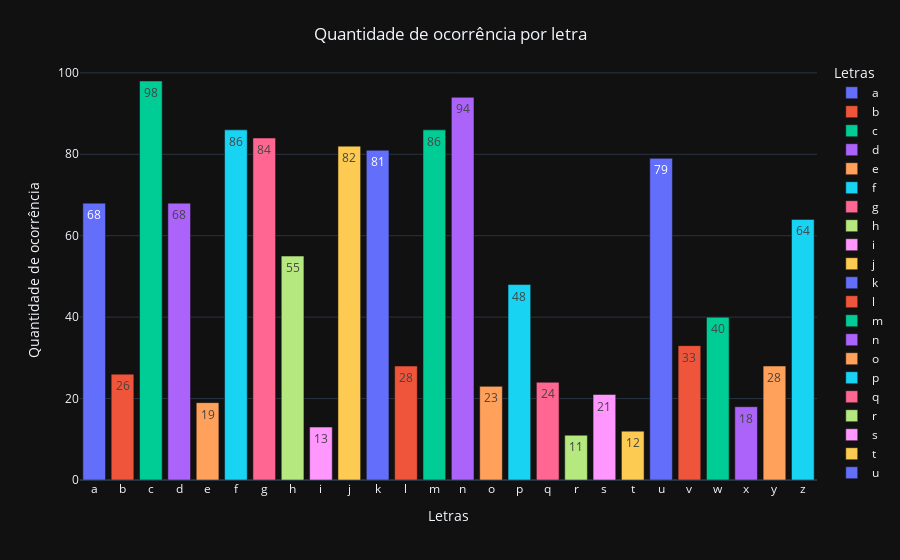

Write notebook code for a chart like this one.
### Code cell
# Plotando e personalizando o gráfico de barras

fig_2 = px.bar(x = letras, 
               y = num, 
               text = num, 
               color = letras)

fig_2.update_layout(  xaxis_title = "Letras",
                      yaxis_title = "Quantidade de ocorrência",
                      legend_title = "Letras",
                      template = 'plotly_dark',
                      title = {'text': "Quantidade de ocorrência por letra",
                            'y':0.95,
                            'x':0.5,
                            'xanchor': 'center',
                            'yanchor': 'top',
                            })

fig_2.show()

### Figure 1 — Plotly figure (JSON) as saved in the notebook; plotly's stock layout.template omitted (floating-point values rounded to 4 significant figures)
{"data": [{"alignmentgroup": "True", "hovertemplate": "color=a<br>x=%{x}<br>y=%{y}<br>text=%{text}<extra></extra>", "legendgroup": "a", "marker": {"color": "#636efa", "pattern": {"shape": ""}}, "name": "a", "offsetgroup": "a", "orientation": "v", "showlegend": true, "text": [68], "textposition": "auto", "type": "bar", "x": ["a"], "xaxis": "x", "y": [68], "yaxis": "y"}, {"alignmentgroup": "True", "hovertemplate": "color=b<br>x=%{x}<br>y=%{y}<br>text=%{text}<extra></extra>", "legendgroup": "b", "marker": {"color": "#EF553B", "pattern": {"shape": ""}}, "name": "b", "offsetgroup": "b", "orientation": "v", "showlegend": true, "text": [26], "textposition": "auto", "type": "bar", "x": ["b"], "xaxis": "x", "y": [26], "yaxis": "y"}, {"alignmentgroup": "True", "hovertemplate": "color=c<br>x=%{x}<br>y=%{y}<br>text=%{text}<extra></extra>", "legendgroup": "c", "marker": {"color": "#00cc96", "pattern": {"shape": ""}}, "name": "c", "offsetgroup": "c", "orientation": "v", "showlegend": true, "text": [98], "textposition": "auto", "type": "bar", "x": ["c"], "xaxis": "x", "y": [98], "yaxis": "y"}, {"alignmentgroup": "True", "hovertemplate": "color=d<br>x=%{x}<br>y=%{y}<br>text=%{text}<extra></extra>", "legendgroup": "d", "marker": {"color": "#ab63fa", "pattern": {"shape": ""}}, "name": "d", "offsetgroup": "d", "orientation": "v", "showlegend": true, "text": [68], "textposition": "auto", "type": "bar", "x": ["d"], "xaxis": "x", "y": [68], "yaxis": "y"}, {"alignmentgroup": "True", "hovertemplate": "color=e<br>x=%{x}<br>y=%{y}<br>text=%{text}<extra></extra>", "legendgroup": "e", "marker": {"color": "#FFA15A", "pattern": {"shape": ""}}, "name": "e", "offsetgroup": "e", "orientation": "v", "showlegend": true, "text": [19], "textposition": "auto", "type": "bar", "x": ["e"], "xaxis": "x", "y": [19], "yaxis": "y"}, {"alignmentgroup": "True", "hovertemplate": "color=f<br>x=%{x}<br>y=%{y}<br>text=%{text}<extra></extra>", "legendgroup": "f", "marker": {"color": "#19d3f3", "pattern": {"shape": ""}}, "name": "f", "offsetgroup": "f", "orientation": "v", "showlegend": true, "text": [86], "textposition": "auto", "type": "bar", "x": ["f"], "xaxis": "x", "y": [86], "yaxis": "y"}, {"alignmentgroup": "True", "hovertemplate": "color=g<br>x=%{x}<br>y=%{y}<br>text=%{text}<extra></extra>", "legendgroup": "g", "marker": {"color": "#FF6692", "pattern": {"shape": ""}}, "name": "g", "offsetgroup": "g", "orientation": "v", "showlegend": true, "text": [84], "textposition": "auto", "type": "bar", "x": ["g"], "xaxis": "x", "y": [84], "yaxis": "y"}, {"alignmentgroup": "True", "hovertemplate": "color=h<br>x=%{x}<br>y=%{y}<br>text=%{text}<extra></extra>", "legendgroup": "h", "marker": {"color": "#B6E880", "pattern": {"shape": ""}}, "name": "h", "offsetgroup": "h", "orientation": "v", "showlegend": true, "text": [55], "textposition": "auto", "type": "bar", "x": ["h"], "xaxis": "x", "y": [55], "yaxis": "y"}, {"alignmentgroup": "True", "hovertemplate": "color=i<br>x=%{x}<br>y=%{y}<br>text=%{text}<extra></extra>", "legendgroup": "i", "marker": {"color": "#FF97FF", "pattern": {"shape": ""}}, "name": "i", "offsetgroup": "i", "orientation": "v", "showlegend": true, "text": [13], "textposition": "auto", "type": "bar", "x": ["i"], "xaxis": "x", "y": [13], "yaxis": "y"}, {"alignmentgroup": "True", "hovertemplate": "color=j<br>x=%{x}<br>y=%{y}<br>text=%{text}<extra></extra>", "legendgroup": "j", "marker": {"color": "#FECB52", "pattern": {"shape": ""}}, "name": "j", "offsetgroup": "j", "orientation": "v", "showlegend": true, "text": [82], "textposition": "auto", "type": "bar", "x": ["j"], "xaxis": "x", "y": [82], "yaxis": "y"}, {"alignmentgroup": "True", "hovertemplate": "color=k<br>x=%{x}<br>y=%{y}<br>text=%{text}<extra></extra>", "legendgroup": "k", "marker": {"color": "#636efa", "pattern": {"shape": ""}}, "name": "k", "offsetgroup": "k", "orientation": "v", "showlegend": true, "text": [81], "textposition": "auto", "type": "bar", "x": ["k"], "xaxis": "x", "y": [81], "yaxis": "y"}, {"alignmentgroup": "True", "hovertemplate": "color=l<br>x=%{x}<br>y=%{y}<br>text=%{text}<extra></extra>", "legendgroup": "l", "marker": {"color": "#EF553B", "pattern": {"shape": ""}}, "name": "l", "offsetgroup": "l", "orientation": "v", "showlegend": true, "text": [28], "textposition": "auto", "type": "bar", "x": ["l"], "xaxis": "x", "y": [28], "yaxis": "y"}, {"alignmentgroup": "True", "hovertemplate": "color=m<br>x=%{x}<br>y=%{y}<br>text=%{text}<extra></extra>", "legendgroup": "m", "marker": {"color": "#00cc96", "pattern": {"shape": ""}}, "name": "m", "offsetgroup": "m", "orientation": "v", "showlegend": true, "text": [86], "textposition": "auto", "type": "bar", "x": ["m"], "xaxis": "x", "y": [86], "yaxis": "y"}, {"alignmentgroup": "True", "hovertemplate": "color=n<br>x=%{x}<br>y=%{y}<br>text=%{text}<extra></extra>", "legendgroup": "n", "marker": {"color": "#ab63fa", "pattern": {"shape": ""}}, "name": "n", "offsetgroup": "n", "orientation": "v", "showlegend": true, "text": [94], "textposition": "auto", "type": "bar", "x": ["n"], "xaxis": "x", "y": [94], "yaxis": "y"}, {"alignmentgroup": "True", "hovertemplate": "color=o<br>x=%{x}<br>y=%{y}<br>text=%{text}<extra></extra>", "legendgroup": "o", "marker": {"color": "#FFA15A", "pattern": {"shape": ""}}, "name": "o", "offsetgroup": "o", "orientation": "v", "showlegend": true, "text": [23], "textposition": "auto", "type": "bar", "x": ["o"], "xaxis": "x", "y": [23], "yaxis": "y"}, {"alignmentgroup": "True", "hovertemplate": "color=p<br>x=%{x}<br>y=%{y}<br>text=%{text}<extra></extra>", "legendgroup": "p", "marker": {"color": "#19d3f3", "pattern": {"shape": ""}}, "name": "p", "offsetgroup": "p", "orientation": "v", "showlegend": true, "text": [48], "textposition": "auto", "type": "bar", "x": ["p"], "xaxis": "x", "y": [48], "yaxis": "y"}, {"alignmentgroup": "True", "hovertemplate": "color=q<br>x=%{x}<br>y=%{y}<br>text=%{text}<extra></extra>", "legendgroup": "q", "marker": {"color": "#FF6692", "pattern": {"shape": ""}}, "name": "q", "offsetgroup": "q", "orientation": "v", "showlegend": true, "text": [24], "textposition": "auto", "type": "bar", "x": ["q"], "xaxis": "x", "y": [24], "yaxis": "y"}, {"alignmentgroup": "True", "hovertemplate": "color=r<br>x=%{x}<br>y=%{y}<br>text=%{text}<extra></extra>", "legendgroup": "r", "marker": {"color": "#B6E880", "pattern": {"shape": ""}}, "name": "r", "offsetgroup": "r", "orientation": "v", "showlegend": true, "text": [11], "textposition": "auto", "type": "bar", "x": ["r"], "xaxis": "x", "y": [11], "yaxis": "y"}, {"alignmentgroup": "True", "hovertemplate": "color=s<br>x=%{x}<br>y=%{y}<br>text=%{text}<extra></extra>", "legendgroup": "s", "marker": {"color": "#FF97FF", "pattern": {"shape": ""}}, "name": "s", "offsetgroup": "s", "orientation": "v", "showlegend": true, "text": [21], "textposition": "auto", "type": "bar", "x": ["s"], "xaxis": "x", "y": [21], "yaxis": "y"}, {"alignmentgroup": "True", "hovertemplate": "color=t<br>x=%{x}<br>y=%{y}<br>text=%{text}<extra></extra>", "legendgroup": "t", "marker": {"color": "#FECB52", "pattern": {"shape": ""}}, "name": "t", "offsetgroup": "t", "orientation": "v", "showlegend": true, "text": [12], "textposition": "auto", "type": "bar", "x": ["t"], "xaxis": "x", "y": [12], "yaxis": "y"}, {"alignmentgroup": "True", "hovertemplate": "color=u<br>x=%{x}<br>y=%{y}<br>text=%{text}<extra></extra>", "legendgroup": "u", "marker": {"color": "#636efa", "pattern": {"shape": ""}}, "name": "u", "offsetgroup": "u", "orientation": "v", "showlegend": true, "text": [79], "textposition": "auto", "type": "bar", "x": ["u"], "xaxis": "x", "y": [79], "yaxis": "y"}, {"alignmentgroup": "True", "hovertemplate": "color=v<br>x=%{x}<br>y=%{y}<br>text=%{text}<extra></extra>", "legendgroup": "v", "marker": {"color": "#EF553B", "pattern": {"shape": ""}}, "name": "v", "offsetgroup": "v", "orientation": "v", "showlegend": true, "text": [33], "textposition": "auto", "type": "bar", "x": ["v"], "xaxis": "x", "y": [33], "yaxis": "y"}, {"alignmentgroup": "True", "hovertemplate": "color=w<br>x=%{x}<br>y=%{y}<br>text=%{text}<extra></extra>", "legendgroup": "w", "marker": {"color": "#00cc96", "pattern": {"shape": ""}}, "name": "w", "offsetgroup": "w", "orientation": "v", "showlegend": true, "text": [40], "textposition": "auto", "type": "bar", "x": ["w"], "xaxis": "x", "y": [40], "yaxis": "y"}, {"alignmentgroup": "True", "hovertemplate": "color=x<br>x=%{x}<br>y=%{y}<br>text=%{text}<extra></extra>", "legendgroup": "x", "marker": {"color": "#ab63fa", "pattern": {"shape": ""}}, "name": "x", "offsetgroup": "x", "orientation": "v", "showlegend": true, "text": [18], "textposition": "auto", "type": "bar", "x": ["x"], "xaxis": "x", "y": [18], "yaxis": "y"}, {"alignmentgroup": "True", "hovertemplate": "color=y<br>x=%{x}<br>y=%{y}<br>text=%{text}<extra></extra>", "legendgroup": "y", "marker": {"color": "#FFA15A", "pattern": {"shape": ""}}, "name": "y", "offsetgroup": "y", "orientation": "v", "showlegend": true, "text": [28], "textposition": "auto", "type": "bar", "x": ["y"], "xaxis": "x", "y": [28], "yaxis": "y"}, {"alignmentgroup": "True", "hovertemplate": "color=z<br>x=%{x}<br>y=%{y}<br>text=%{text}<extra></extra>", "legendgroup": "z", "marker": {"color": "#19d3f3", "pattern": {"shape": ""}}, "name": "z", "offsetgroup": "z", "orientation": "v", "showlegend": true, "text": [64], "textposition": "auto", "type": "bar", "x": ["z"], "xaxis": "x", "y": [64], "yaxis": "y"}], "layout": {"barmode": "relative", "legend": {"title": {"text": "Letras"}, "tracegroupgap": 0}, "margin": {"t": 60}, "title": {"text": "Quantidade de ocorrência por letra", "x": 0.5, "xanchor": "center", "y": 0.95, "yanchor": "top"}, "xaxis": {"anchor": "y", "domain": [0, 1], "title": {"text": "Letras"}}, "yaxis": {"anchor": "x", "domain": [0, 1], "title": {"text": "Quantidade de ocorrência"}}}}
